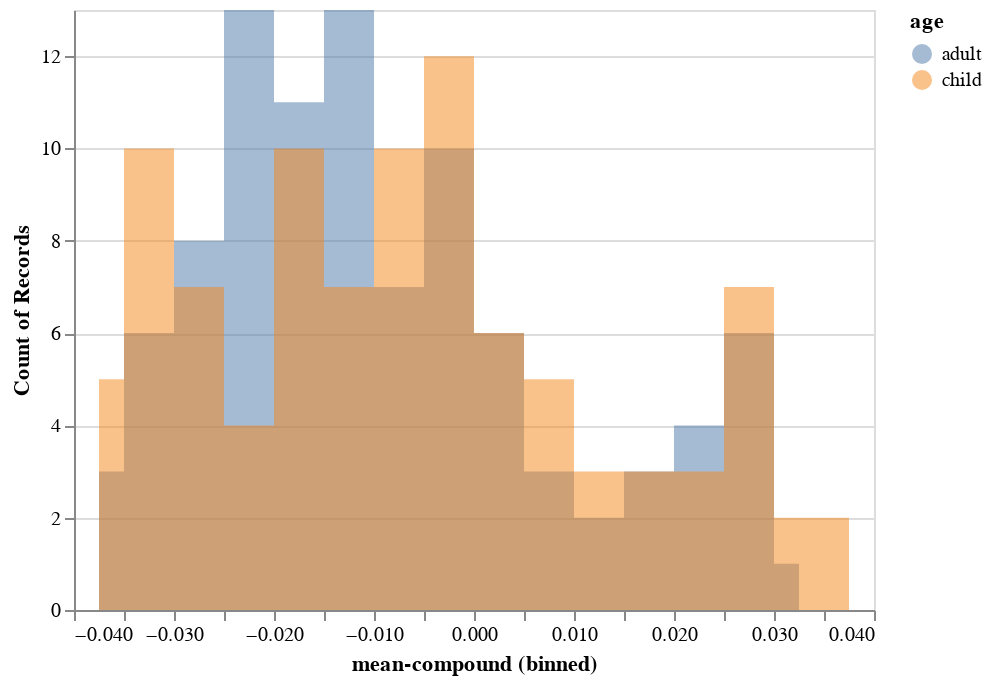

This figure's notebook cell:
### Markdown cell above
### Age

### Code cell
source = reg_free
alt.Chart(source).mark_area(
    opacity=0.5,
    interpolate='step'
).encode(
    alt.X('mean-compound:Q', bin=alt.Bin(maxbins=30)),
    alt.Y('count()',  stack=None),
    alt.Color('age'))

### Figure 1 — Vega-Lite specification as saved in the notebook (floating-point values rounded to 4 significant figures; data arrays with more than 128 entries replaced by an {"elided": "..."} marker saying what was removed)
{"config": {"view": {"continuousWidth": 400, "continuousHeight": 300}}, "data": {"name": "data-d97987b2c58b310d0a50664131c91f89"}, "mark": {"type": "area", "interpolate": "step", "opacity": 0.5}, "encoding": {"color": {"type": "nominal", "field": "age"}, "x": {"type": "quantitative", "bin": {"maxbins": 30}, "field": "mean-compound"}, "y": {"type": "quantitative", "aggregate": "count", "stack": null}}, "$schema": "https://vega.github.io/schema/vega-lite/v4.8.1.json", "datasets": {"data-d97987b2c58b310d0a50664131c91f89": {"elided": "192 records"}}}
